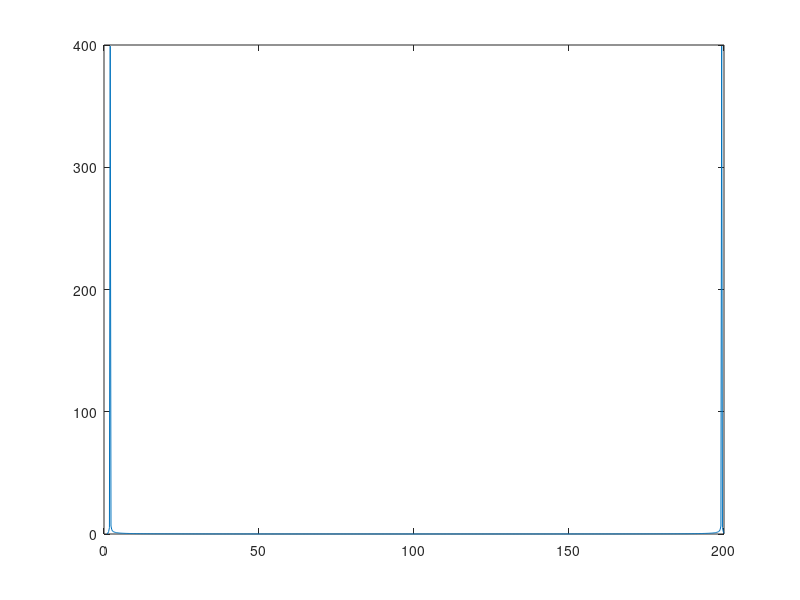

This chart was generated by the following MATLAB code:
%-MD MAHADI HASAN NAHID
%-Lecturer, CSE, SUST
%-CSE 426 - Digitall Signal Processing 


clear all;
clc;
T1 = 50;
T2 = 100;
T3 = 120;

fs1=1/T1;
fs2=1/T2;
fs3=1/T3;

t = 1:0.25:200;

y1 = sin(2*pi*fs1*t);
y2 = sin(2*pi*fs2*t);
y3 = sin(2*pi*fs3*t);

y = y1 + y2 + y3;

y = fft(y1);

plot(t,abs(y))